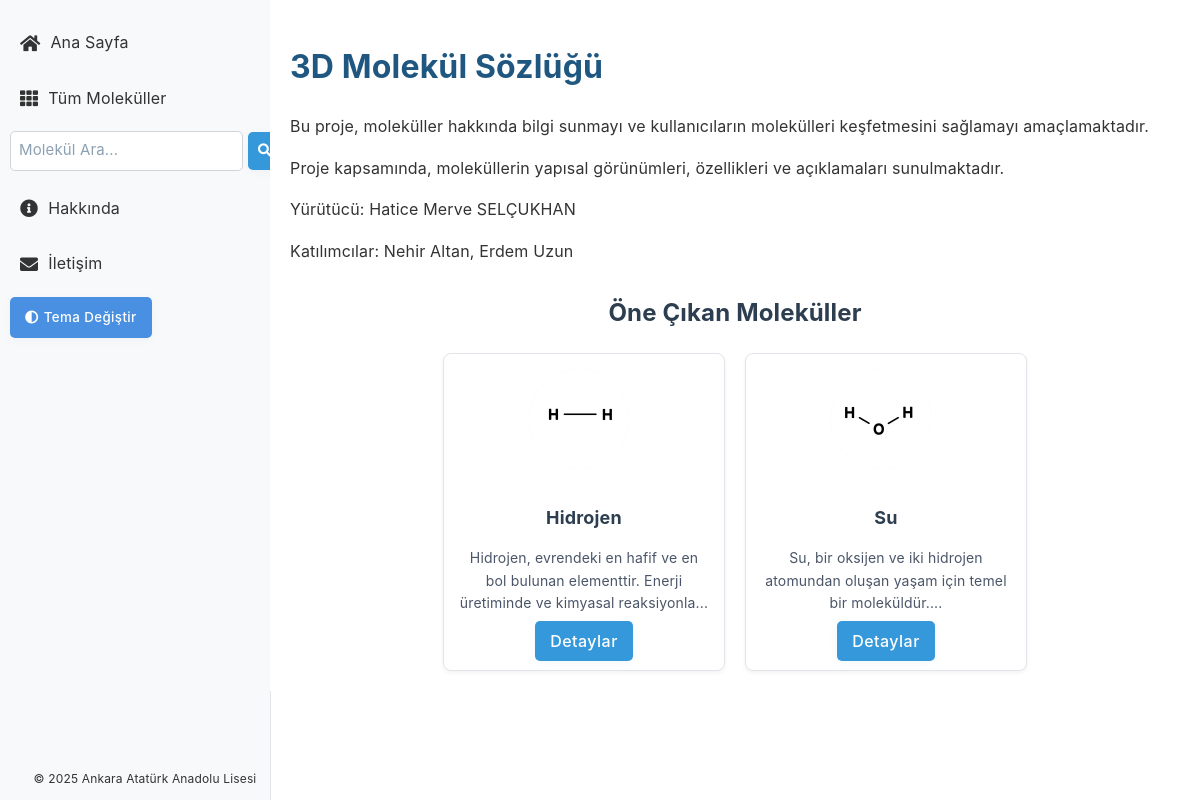
The page / on the database its author committed.
### app.py (models this page shows, shortened)
class Molekul(db.Model):
    id = db.Column(db.Integer, primary_key=True)
    ad = db.Column(db.String(100), nullable=False)
    kimyasal_formul = db.Column(db.String(20), unique=True, nullable=False)
    aciklama = db.Column(db.Text, nullable=False)
    tur = db.Column(db.String(50), nullable=True)  # "iyonik", "kovalent" veya "metalik"
    resim_url = db.Column(db.String(200), nullable=True)  # Molekül resmi için URL
    dosya_3d = db.Column(db.String(200), nullable=True)  # 3D dosya adı
    silinebilir = db.Column(db.Boolean, default=True)

class MolekulYapisi(db.Model):
    id = db.Column(db.Integer, primary_key=True)
    resim_url = db.Column(db.String(200), nullable=False)  # Yapısal görünüm resmi için URL
    molekul_id = db.Column(db.Integer, db.ForeignKey('molekul.id'), nullable=False)
    molekul = db.relationship('Molekul', backref=db.backref('yapisal_gorunum', lazy=True))

### app.py (the view)
@app.route('/')
def index():
    tum_molekuller = Molekul.query.all()
    return render_template('index.html', tum_molekuller=tum_molekuller)

### app.py (called while the page is built)
@app.context_processor
def inject_nav_links():
    return dict(nav_links=nav_links)

### templates/index.html (shortened to what this page needs)
{% extends "base.html" %}
{% block content %}
<div class="container">
    <h1>3D Molekül Sözlüğü</h1>
    <p>Bu proje, moleküller hakkında bilgi sunmayı ve kullanıcıların molekülleri keşfetmesini sağlamayı amaçlamaktadır.</p>
    <p>Proje kapsamında, moleküllerin yapısal görünümleri, özellikleri ve açıklamaları sunulmaktadır.</p>
    <p>Yürütücü: Hatice Merve SELÇUKHAN</p>
    <p>Katılımcılar: Nehir Altan, Erdem Uzun</p>
    <div class="highlight-section">
        <h2>Öne Çıkan Moleküller</h2>
        <div class="highlight-list">
            {% for element in tum_molekuller %}
                {% if element.ad in ["Su", "Karbon Dioksit", "Hidrojen"] %}
                <div class="highlight-card">
                    <img src="{{ element.yapisal_gorunum[0].resim_url }}" alt="{{ element.ad }}" class="small-image">
                    <h3>{{ element.ad }}</h3>
                    <p>{{ element.aciklama[:100] }}...</p>
                    <a href="{{ url_for('molekul_detay', kimyasal_formul=element.kimyasal_formul) }}" class="btn btn-primary">Detaylar</a>
                </div>
                {% endif %}
            {% endfor %}
        </div>
    </div>
</div>
{% endblock %}

### static/style.css (style rules this page uses)
html { visibility: hidden; opacity: 0; transition: opacity 0.4s ease; background-color: #ffffff; }
html.ready { visibility: visible; opacity: 1; }
body { position: relative; z-index: 1; min-height: 100vh; margin: 0; padding: 0; background: #ffffff; color: #333333; }
body::before { content: ''; position: fixed; top: 0; left: 0; width: 100%; height: 100%; background-color: #ffffff; z-index: -1; transition: background-color 0.3s; }
:root { --color-bg: #ffffff; --color-text: #333333; --color-text-secondary: #666666; --color-primary: #4a90e2; --color-primary-hover: #357abd; --color-secondary: #f5f8fa; --color-card-bg: #ffffff; --color-border: #e1e4e8; --color-input-bg: #ffffff; --color-input-border: #d1d5da; --color-error: #dc3545; --color-warning: #ffc107; --color-info: #17a2b8; --color-success: #28a745; }
body { font-family: Arial, sans-serif; margin: 0; padding: 0; background: #ffffff; color: #333333; transition: background-color 0.3s, color 0.3s; }
body, input, button, select, textarea { font-family: 'Inter', 'Segoe UI', 'Roboto', Arial, sans-serif; letter-spacing: 0.01em; line-height: 1.6; }
.container h1, .container h2 { color: #205781; transition: color 0.3s; }
.small-image { width: 50px; height: 50px; border-radius: 5px; margin-right: 10px; object-fit: contain; background-color: #f4f4f9; transition: background-color 0.3s; }
.highlight-section { margin-top: 30px; }
.highlight-section h2 { text-align: center; color: #2c3e50; transition: color 0.3s; }
.highlight-list { display: flex; justify-content: center; gap: 20px; flex-wrap: wrap; }
.highlight-card { background-color: #ffffff; border: 1px solid #e1e4e8; color: var(--color-text); border-radius: 8px; box-shadow: 0 2px 4px rgba(0, 0, 0, 0.05); padding: 15px; text-align: center; width: 250px; transition: background-color 0.3s, color 0.3s, box-shadow 0.3s; }
.highlight-card img { width: 100px; height: 100px; object-fit: contain; margin-bottom: 10px; background-color: #f4f4f9; border-radius: 50%; transition: background-color 0.3s; }
.highlight-card h3 { font-family: 'Inter', 'Segoe UI', 'Roboto', Arial, sans-serif; font-size: 18px; margin-bottom: 10px; color: #2c3e50; font-weight: 700; letter-spacing: 0.01em; }
.highlight-card p { font-size: 14px; color: #4a5568; margin-bottom: 15px; }
.highlight-card .btn-primary { background-color: #3498db; color: #fff; border: none; padding: 10px 15px; border-radius: 5px; text-decoration: none; transition: background-color 0.3s; box-shadow: 0 2px 8px rgba(120, 160, 200, 0.08); font-weight: 500; letter-spacing: 0.03em; }

### rows shown on the page
Molekul: ad.resim_url (picture), ad "Hidrojen", aciklama "Hidrojen, evrendeki en hafif ve en bol bulunan elementtir. Enerji üretiminde ve kimyasal reaksiyonla"
Molekul: resim_url (picture), ad "Su", aciklama "Su, bir oksijen ve iki hidrojen atomundan oluşan yaşam için temel bir moleküldür."
